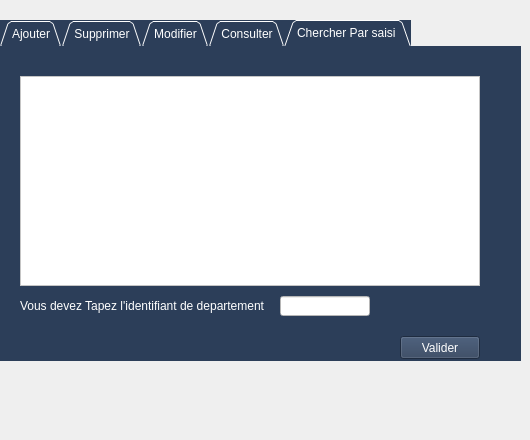
<?xml version="1.0" encoding="UTF-8"?>
<ui version="4.0">
 <class>Dialog_departement</class>
 <widget class="QDialog" name="Dialog_departement">
  <property name="geometry">
   <rect>
    <x>0</x>
    <y>0</y>
    <width>530</width>
    <height>440</height>
   </rect>
  </property>
  <property name="windowTitle">
   <string>Dialog</string>
  </property>
  <widget class="QTabWidget" name="tabWidget">
   <property name="geometry">
    <rect>
     <x>0</x>
     <y>20</y>
     <width>521</width>
     <height>341</height>
    </rect>
   </property>
   <property name="styleSheet">
    <string notr="true">background-color: rgb(44, 62, 89);
border-right-color: rgb(44, 62, 89);
border-color: rgb(44, 62, 89);
selection-background-color: rgb(255, 255, 255);
border-bottom-color: rgb(255, 255, 255);
border-bottom-color: rgb(44, 62, 89);
color: rgb(255, 255, 255);</string>
   </property>
   <property name="tabShape">
    <enum>QTabWidget::Triangular</enum>
   </property>
   <property name="currentIndex">
    <number>4</number>
   </property>
   <widget class="QWidget" name="tab_Ajouter">
    <attribute name="title">
     <string>Ajouter</string>
    </attribute>
    <widget class="QLineEdit" name="lineEdit_L">
     <property name="geometry">
      <rect>
       <x>160</x>
       <y>100</y>
       <width>133</width>
       <height>20</height>
      </rect>
     </property>
     <property name="styleSheet">
      <string notr="true">background-color: rgb(255, 255, 255);
color: rgb(0, 0, 0);
</string>
     </property>
    </widget>
    <widget class="QLineEdit" name="lineEdit_Ide">
     <property name="geometry">
      <rect>
       <x>160</x>
       <y>132</y>
       <width>133</width>
       <height>20</height>
      </rect>
     </property>
     <property name="styleSheet">
      <string notr="true">background-color: rgb(255, 255, 255);
color: rgb(0, 0, 0);

</string>
     </property>
    </widget>
    <widget class="QLineEdit" name="lineEdit_Cd">
     <property name="geometry">
      <rect>
       <x>160</x>
       <y>68</y>
       <width>133</width>
       <height>20</height>
      </rect>
     </property>
     <property name="styleSheet">
      <string notr="true">background-color: rgb(255, 255, 255);
color: rgb(0, 0, 0);
</string>
     </property>
    </widget>
    <widget class="QLabel" name="Prenom">
     <property name="geometry">
      <rect>
       <x>32</x>
       <y>132</y>
       <width>120</width>
       <height>16</height>
      </rect>
     </property>
     <property name="styleSheet">
      <string notr="true">font: 10pt &quot;MS Shell Dlg 2&quot;;</string>
     </property>
     <property name="text">
      <string>Identifiant categorie</string>
     </property>
    </widget>
    <widget class="QLabel" name="ide_auteur">
     <property name="geometry">
      <rect>
       <x>32</x>
       <y>68</y>
       <width>120</width>
       <height>16</height>
      </rect>
     </property>
     <property name="styleSheet">
      <string notr="true">font: 10pt &quot;MS Shell Dlg 2&quot;;</string>
     </property>
     <property name="text">
      <string>Code Departement</string>
     </property>
    </widget>
    <widget class="QLabel" name="nom_auteur">
     <property name="geometry">
      <rect>
       <x>32</x>
       <y>100</y>
       <width>120</width>
       <height>16</height>
      </rect>
     </property>
     <property name="styleSheet">
      <string notr="true">font: 10pt &quot;MS Shell Dlg 2&quot;;</string>
     </property>
     <property name="text">
      <string>Libelle Departement</string>
     </property>
    </widget>
    <widget class="QPushButton" name="pushButton_ajouter">
     <property name="geometry">
      <rect>
       <x>390</x>
       <y>260</y>
       <width>80</width>
       <height>23</height>
      </rect>
     </property>
     <property name="text">
      <string>Valider</string>
     </property>
    </widget>
   </widget>
   <widget class="QWidget" name="tab_Supprimer">
    <attribute name="title">
     <string>Supprimer</string>
    </attribute>
    <widget class="QLabel" name="label_2">
     <property name="geometry">
      <rect>
       <x>10</x>
       <y>58</y>
       <width>410</width>
       <height>20</height>
      </rect>
     </property>
     <property name="styleSheet">
      <string notr="true">font: 10pt &quot;MS Shell Dlg 2&quot;;</string>
     </property>
     <property name="text">
      <string>Vous devez Tapez l'identifiant de departement que vous souhaite le supprimer</string>
     </property>
    </widget>
    <widget class="QLineEdit" name="lineEdit_ide_4">
     <property name="geometry">
      <rect>
       <x>430</x>
       <y>60</y>
       <width>70</width>
       <height>20</height>
      </rect>
     </property>
     <property name="styleSheet">
      <string notr="true">background-color: rgb(255, 255, 255);
color: rgb(0, 0, 0);</string>
     </property>
    </widget>
    <widget class="QPushButton" name="pushButton_supprimer">
     <property name="geometry">
      <rect>
       <x>390</x>
       <y>260</y>
       <width>75</width>
       <height>23</height>
      </rect>
     </property>
     <property name="text">
      <string>valider</string>
     </property>
    </widget>
   </widget>
   <widget class="QWidget" name="tab_Modifer">
    <attribute name="title">
     <string>Modifier</string>
    </attribute>
    <widget class="QLabel" name="label">
     <property name="geometry">
      <rect>
       <x>12</x>
       <y>60</y>
       <width>400</width>
       <height>16</height>
      </rect>
     </property>
     <property name="styleSheet">
      <string notr="true">font: 10pt &quot;MS Shell Dlg 2&quot;;</string>
     </property>
     <property name="text">
      <string>Vous devez Tapez l'identifiant de departement que vous souhaite modifier</string>
     </property>
    </widget>
    <widget class="QLineEdit" name="lineEdit_ide_modif">
     <property name="geometry">
      <rect>
       <x>410</x>
       <y>80</y>
       <width>90</width>
       <height>20</height>
      </rect>
     </property>
     <property name="styleSheet">
      <string notr="true">background-color: rgb(255, 255, 255);
color: rgb(0, 0, 0);
</string>
     </property>
    </widget>
    <widget class="QPushButton" name="pushButton_modifier">
     <property name="geometry">
      <rect>
       <x>390</x>
       <y>260</y>
       <width>75</width>
       <height>23</height>
      </rect>
     </property>
     <property name="text">
      <string>Valider</string>
     </property>
    </widget>
    <widget class="QLineEdit" name="lineEdit_L_3">
     <property name="geometry">
      <rect>
       <x>210</x>
       <y>148</y>
       <width>133</width>
       <height>20</height>
      </rect>
     </property>
     <property name="styleSheet">
      <string notr="true">background-color: rgb(255, 255, 255);
color: rgb(0, 0, 0);
</string>
     </property>
    </widget>
    <widget class="QLabel" name="Prenom_5">
     <property name="geometry">
      <rect>
       <x>82</x>
       <y>180</y>
       <width>120</width>
       <height>16</height>
      </rect>
     </property>
     <property name="styleSheet">
      <string notr="true">font: 10pt &quot;MS Shell Dlg 2&quot;;</string>
     </property>
     <property name="text">
      <string>Identifiant categorie</string>
     </property>
    </widget>
    <widget class="QLabel" name="nom_auteur_5">
     <property name="geometry">
      <rect>
       <x>82</x>
       <y>148</y>
       <width>120</width>
       <height>16</height>
      </rect>
     </property>
     <property name="styleSheet">
      <string notr="true">font: 10pt &quot;MS Shell Dlg 2&quot;;</string>
     </property>
     <property name="text">
      <string>Libelle Departement</string>
     </property>
    </widget>
    <widget class="QLineEdit" name="lineEdit_Ide_3">
     <property name="geometry">
      <rect>
       <x>210</x>
       <y>180</y>
       <width>133</width>
       <height>20</height>
      </rect>
     </property>
     <property name="styleSheet">
      <string notr="true">background-color: rgb(255, 255, 255);
color: rgb(0, 0, 0);

</string>
     </property>
    </widget>
   </widget>
   <widget class="QWidget" name="tab_Consulter">
    <attribute name="title">
     <string>Consulter</string>
    </attribute>
    <widget class="QTableView" name="tabledepartement">
     <property name="geometry">
      <rect>
       <x>30</x>
       <y>40</y>
       <width>440</width>
       <height>210</height>
      </rect>
     </property>
     <property name="styleSheet">
      <string notr="true">background-color: rgb(255, 255, 255);
color: rgb(0, 0, 0);</string>
     </property>
    </widget>
    <widget class="QPushButton" name="pushButton_Trier">
     <property name="geometry">
      <rect>
       <x>390</x>
       <y>280</y>
       <width>75</width>
       <height>23</height>
      </rect>
     </property>
     <property name="text">
      <string>Trier</string>
     </property>
    </widget>
   </widget>
   <widget class="QWidget" name="tab_chercher_1">
    <attribute name="title">
     <string>Chercher Par saisi </string>
    </attribute>
    <widget class="QLineEdit" name="lineEdit_identifiant">
     <property name="geometry">
      <rect>
       <x>280</x>
       <y>250</y>
       <width>90</width>
       <height>20</height>
      </rect>
     </property>
     <property name="styleSheet">
      <string notr="true">background-color: rgb(255, 255, 255);
color: rgb(0, 0, 0);</string>
     </property>
    </widget>
    <widget class="QLabel" name="label_saisi">
     <property name="geometry">
      <rect>
       <x>20</x>
       <y>250</y>
       <width>250</width>
       <height>20</height>
      </rect>
     </property>
     <property name="styleSheet">
      <string notr="true">font: 10pt &quot;MS Shell Dlg 2&quot;;</string>
     </property>
     <property name="text">
      <string>Vous devez Tapez l'identifiant de departement</string>
     </property>
    </widget>
    <widget class="QTableView" name="tabledepartement_chercher">
     <property name="geometry">
      <rect>
       <x>20</x>
       <y>30</y>
       <width>460</width>
       <height>210</height>
      </rect>
     </property>
     <property name="styleSheet">
      <string notr="true">background-color: rgb(255, 255, 255);
color: rgb(0, 0, 0);</string>
     </property>
    </widget>
    <widget class="QPushButton" name="pushButton_chercher">
     <property name="geometry">
      <rect>
       <x>400</x>
       <y>290</y>
       <width>80</width>
       <height>23</height>
      </rect>
     </property>
     <property name="text">
      <string>Valider</string>
     </property>
    </widget>
   </widget>
  </widget>
 </widget>
 <resources/>
 <connections/>
</ui>
